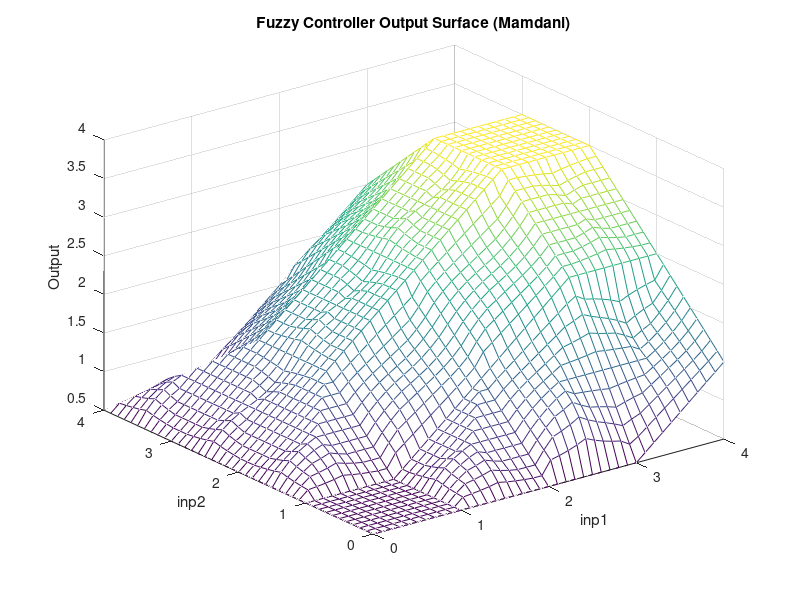

MATLAB code for this plot:
function fuzzyController
    clear all; close all; clc;

    % input range
    nnp = 40;  
    x = 4/nnp * (0:nnp);
    y = 4/nnp * (0:nnp);

    % Output levels corresponding to: Very Low, Low, Normal, High
    oo = [0.5, 1.5, 2.5, 3.5];  % crisp singleton values
    no = length(oo);

    % Define triangular MF breakpoints for inputs (5 MFs)
    pp1 = [0, 1, 2, 3, 4];  % for inp1
    pp2 = [0, 1, 2, 3, 4];  % for inp2
    np1 = length(pp1);
    np2 = length(pp2);

    % Rule base for the quantized training data
    ruleLabels = [ ...
        1 1 1 1 1;  % inp1 = 0
        1 1 2 2 1;  % inp1 = 1
        1 2 3 3 2;  % inp1 = 2
        1 3 4 4 3;  % inp1 = 3
        2 3 4 4 3]; % inp1 = 4

    % Compute fuzzy output surface
    for knt = 1:length(x)
        for cnt = 1:length(y)
            y1 = fuzzif(x(knt), pp1);
            y2 = fuzzif(y(cnt), pp2);

            for i = 1:np1
                for j = 1:np2
                    r(j, i) = min([y1(i), y2(j)]);  % use MIN
                end
            end

            o = zeros(1, no);
            for i = 1:np1
                for j = 1:np2
                    ruleID = ruleLabels(i, j);  
                    o(ruleID) = max(o(ruleID), r(j, i));  % MAX aggregation
                end
            end

            denominator = sum(o);
            s = 0;
            for i = 1:no
                s = s + oo(i) * o(i);
            end
            out(cnt, knt) = s / denominator;
        end
    end

    % Plot result
    [X, Y] = meshgrid(x, y);
    figure; mesh(X, Y, out);
    xlabel('inp1'); ylabel('inp2'); zlabel('Output');
    title('Fuzzy Controller Output Surface (Mamdani)');

    
    % Mean Squared Error computation using training samples
    approxZ = zeros(5,5);
    targetZ = zeros(5,5);

    for i = 1:5
        for j = 1:5
            inp1 = pp1(j);   
            inp2 = pp2(i);   

            
            targetZ(i,j) = oo(ruleLabels(i,j));

            % Fuzzification
            y1 = fuzzif(inp1, pp1);
            y2 = fuzzif(inp2, pp2);

            
            for a = 1:np1
                for b = 1:np2
                    r2(b, a) = min([y1(a), y2(b)]);
                end
            end

            o2 = zeros(1, no);
            for a = 1:np1
                for b = 1:np2
                    ruleID = ruleLabels(a, b);
                    o2(ruleID) = max(o2(ruleID), r2(b, a));
                end
            end

            % Defuzzification
            s = 0;
            for a = 1:no
                s = s + oo(a) * o2(a);
            end
            denominator = sum(o2);
            approxZ(i,j) = s / denominator;
        end
    end

    %display Mean Squared Error
    mse = mean((approxZ(:) - targetZ(:)).^2);
    fprintf('Mean Squared Error on Training Points: %.6f\n', mse);
end

%
function [y] = fuzzif(x, pp)
    nl = length(pp);
    y = zeros(1, nl);
    for i = 1:nl
        if i == 1
            if x <= pp(i), y(i) = 1; end
            if x > pp(i) && x < pp(i+1)
                y(i) = (pp(i+1) - x) / (pp(i+1) - pp(i));
            end
        elseif i == nl
            if x >= pp(i), y(i) = 1; end
            if x < pp(i) && x > pp(i-1)
                y(i) = (x - pp(i-1)) / (pp(i) - pp(i-1));
            end
        else
            if x >= pp(i-1) && x <= pp(i)
                y(i) = (x - pp(i-1)) / (pp(i) - pp(i-1));
            elseif x > pp(i) && x <= pp(i+1)
                y(i) = (pp(i+1) - x) / (pp(i+1) - pp(i));
            else
                y(i) = 0;
            end
        end
    end
end
